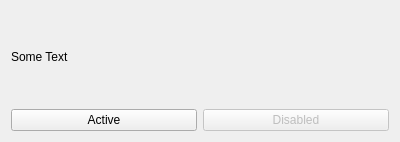
<?xml version="1.0" encoding="UTF-8"?>
<ui version="4.0">
 <class>Widget</class>
 <widget class="QWidget" name="Widget">
  <property name="geometry">
   <rect>
    <x>0</x>
    <y>0</y>
    <width>400</width>
    <height>142</height>
   </rect>
  </property>
  <property name="windowTitle">
   <string>Widget</string>
  </property>
  <layout class="QVBoxLayout" name="verticalLayout">
   <item>
    <widget class="QLabel" name="label">
     <property name="text">
      <string>Some Text</string>
     </property>
    </widget>
   </item>
   <item>
    <layout class="QHBoxLayout" name="horizontalLayout">
     <item>
      <widget class="QPushButton" name="activeButton">
       <property name="text">
        <string>Active</string>
       </property>
      </widget>
     </item>
     <item>
      <widget class="QPushButton" name="disabledButton">
       <property name="enabled">
        <bool>false</bool>
       </property>
       <property name="text">
        <string>Disabled</string>
       </property>
      </widget>
     </item>
    </layout>
   </item>
  </layout>
 </widget>
 <resources/>
 <connections/>
</ui>
